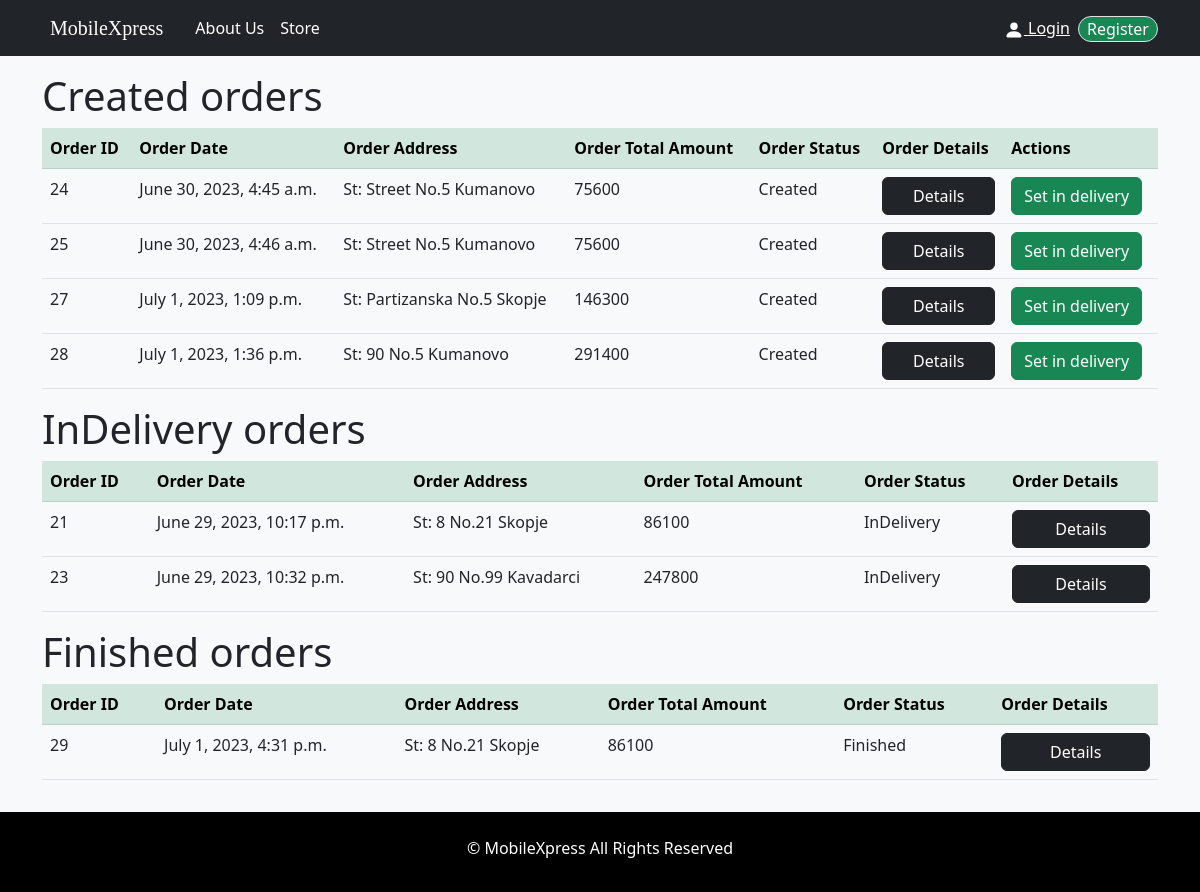
The app's page /admin_orders with its own data.
### MobileXpress/models.py (models this page shows, shortened)
class Order(models.Model):
    user = models.ForeignKey(CustomUser, on_delete=models.CASCADE)
    cart = models.ForeignKey(ShoppingCart, on_delete=models.CASCADE)
    total_amount = models.IntegerField()
    date_created = models.DateTimeField(auto_now_add=True)
    order_status = models.CharField(max_length=100,
                                    choices=(
                                        [('Created', 'Created'), ('InDelivery', 'InDelivery'),
                                         ('Finished', 'Finished')]))
    full_name = models.CharField(max_length=100)
    street = models.CharField(max_length=100)
    number = models.CharField(max_length=100)
    city = models.CharField(max_length=100)
    phone = models.CharField(max_length=100)
    payment_method = models.CharField(max_length=100, choices=([('On Delivery', 'On Delivery'), ('Card', 'Card')]))

### MobileXpress/views.py (the view)
# urls.py: path('admin_orders', admin_orders, name="admin_orders"),
def admin_orders(request):
    return render(request, "admin_orders.html", context={
        "created_orders": Order.objects.all().filter(order_status="Created"),
        "in_delivery_orders": Order.objects.all().filter(order_status="InDelivery"),
        "finished_orders": Order.objects.all().filter(order_status="Finished")
    })

### templates/admin_orders.html (shortened to what this page needs)
{% extends 'base.html' %}
{% block content %}
    <h5 class="display-6">Created orders</h5>
    <table class="table pt-3">
        <thead class="table-success">
        <tr>
            <th>Order ID</th>
            <th>Order Date</th>
            <th>Order Address</th>
            <th>Order Total Amount</th>
            <th>Order Status</th>
            <th>Order Details</th>
            <th>Actions</th>
        </thead>
        <tbody>
        {% for order in created_orders %}
            <tr>
            <td>{{ order.id }}</td>
            <td>{{ order.date_created }}</td>
            <td>St: {{ order.street }} No.{{ order.number }} {{ order.city }}</td>
            <td>{{ order.total_amount }}</td>
            <td>{{ order.order_status }}</td>
            <td><a href="{% url 'order_details' order.id %}" style="width: 100%" class="btn btn-dark">Details</a></td>
            {% if order.order_status == 'Created' %}
                <td><a href="{% url 'in_delivery_order' order.id %}" class="btn btn-success">Set in delivery</a></td>
            {% endif %}
        {% endfor %}
    </table>
        <h5 class="display-6">InDelivery orders</h5>
    <table class="table pt-3">
        <thead class="table-success">
        <tr>
            <th>Order ID</th>
            <th>Order Date</th>
            <th>Order Address</th>
            <th>Order Total Amount</th>
            <th>Order Status</th>
            <th>Order Details</th>
        </thead>
        <tbody>
        {% for order in in_delivery_orders %}
            <tr>
            <td>{{ order.id }}</td>
            <td>{{ order.date_created }}</td>
            <td>St: {{ order.street }} No.{{ order.number }} {{ order.city }}</td>
            <td>{{ order.total_amount }}</td>
            <td>{{ order.order_status }}</td>
            <td><a href="{% url 'order_details' order.id %}" style="width: 100%" class="btn btn-dark">Details</a></td>
        {% endfor %}
    </table>
        <h5 class="display-6">Finished orders</h5>
    <table class="table pt-3">
        <thead class="table-success">
        <tr>
            <th>Order ID</th>
            <th>Order Date</th>
            <th>Order Address</th>
            <th>Order Total Amount</th>
            <th>Order Status</th>
            <th>Order Details</th>
        </thead>
        <tbody>
        {% for order in finished_orders %}
            <tr>
            <td>{{ order.id }}</td>
            <td>{{ order.date_created }}</td>
            <td>St: {{ order.street }} No.{{ order.number }} {{ order.city }}</td>
            <td>{{ order.total_amount }}</td>
            <td>{{ order.order_status }}</td>
            <td><a href="{% url 'order_details' order.id %}" style="width: 100%" class="btn btn-dark">Details</a></td>
        {% endfor %}
    </table>
{% endblock %}

### records on screen
Order: id "24", date_created "June 30, 2023, 4:45 a.m.", street "Street", number "5", city "Kumanovo", total_amount "75600", order_status "Created", shows "Set in delivery"
Order: id "25", date_created "June 30, 2023, 4:46 a.m.", street "Street", number "5", city "Kumanovo", total_amount "75600", order_status "Created", shows "Set in delivery"
Order: id "27", date_created "July 1, 2023, 1:09 p.m.", street "Partizanska", number "5", city "Skopje", total_amount "146300", order_status "Created", shows "Set in delivery"
Order: id "28", date_created "July 1, 2023, 1:36 p.m.", street "90", number "5", city "Kumanovo", total_amount "291400", order_status "Created", shows "Set in delivery"
Order: id "21", date_created "June 29, 2023, 10:17 p.m.", street "8", number "21", city "Skopje", total_amount "86100", order_status "InDelivery"
Order: id "23", date_created "June 29, 2023, 10:32 p.m.", street "90", number "99", city "Kavadarci", total_amount "247800", order_status "InDelivery"
Order: id "29", date_created "July 1, 2023, 4:31 p.m.", street "8", number "21", city "Skopje", total_amount "86100", order_status "Finished"
